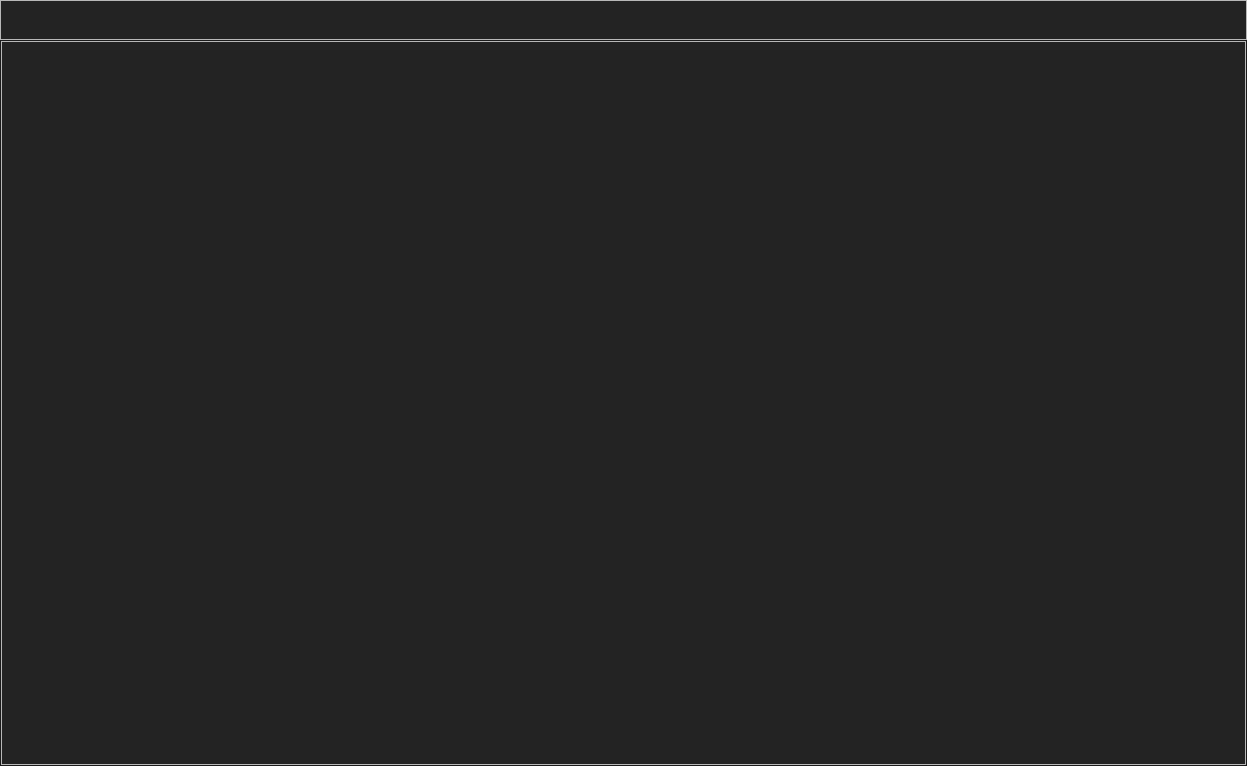
<?xml version="1.0" encoding="UTF-8"?>
<ui version="4.0">
 <class>SqlSettingDialogClass</class>
 <widget class="QDialog" name="SqlSettingDialogClass">
  <property name="geometry">
   <rect>
    <x>0</x>
    <y>0</y>
    <width>1247</width>
    <height>766</height>
   </rect>
  </property>
  <property name="windowTitle">
   <string>SqlSettingDialog</string>
  </property>
  <property name="styleSheet">
   <string notr="true">QDialog#SqlSettingDialogClass{

background: #232323;
}</string>
  </property>
  <layout class="QGridLayout" name="gridLayout_7">
   <property name="leftMargin">
    <number>0</number>
   </property>
   <property name="topMargin">
    <number>0</number>
   </property>
   <property name="rightMargin">
    <number>0</number>
   </property>
   <property name="bottomMargin">
    <number>0</number>
   </property>
   <property name="spacing">
    <number>0</number>
   </property>
   <item row="0" column="0">
    <layout class="QVBoxLayout" name="verticalLayout_2">
     <property name="spacing">
      <number>0</number>
     </property>
     <item>
      <widget class="QFrame" name="frame_title">
       <property name="maximumSize">
        <size>
         <width>16777215</width>
         <height>40</height>
        </size>
       </property>
       <property name="frameShape">
        <enum>QFrame::StyledPanel</enum>
       </property>
       <property name="frameShadow">
        <enum>QFrame::Raised</enum>
       </property>
       <layout class="QGridLayout" name="gridLayout_5">
        <property name="leftMargin">
         <number>0</number>
        </property>
        <property name="topMargin">
         <number>0</number>
        </property>
        <property name="rightMargin">
         <number>0</number>
        </property>
        <property name="bottomMargin">
         <number>0</number>
        </property>
        <property name="spacing">
         <number>0</number>
        </property>
        <item row="0" column="0">
         <layout class="QVBoxLayout" name="verticalLayout">
          <property name="spacing">
           <number>0</number>
          </property>
          <item>
           <widget class="QWidget" name="widget_menu" native="true">
            <property name="minimumSize">
             <size>
              <width>0</width>
              <height>30</height>
             </size>
            </property>
            <property name="maximumSize">
             <size>
              <width>16777215</width>
              <height>30</height>
             </size>
            </property>
            <layout class="QGridLayout" name="gridLayout_4">
             <property name="leftMargin">
              <number>0</number>
             </property>
             <property name="topMargin">
              <number>0</number>
             </property>
             <property name="rightMargin">
              <number>0</number>
             </property>
             <property name="bottomMargin">
              <number>0</number>
             </property>
             <property name="spacing">
              <number>0</number>
             </property>
             <item row="0" column="0">
              <layout class="QHBoxLayout" name="horizontalLayout_menubar">
               <property name="spacing">
                <number>0</number>
               </property>
              </layout>
             </item>
            </layout>
           </widget>
          </item>
         </layout>
        </item>
       </layout>
      </widget>
     </item>
     <item>
      <widget class="QFrame" name="frame_base">
       <property name="styleSheet">
        <string notr="true">QFrame#frame_base{
background: #232323;
}</string>
       </property>
       <property name="frameShape">
        <enum>QFrame::StyledPanel</enum>
       </property>
       <property name="frameShadow">
        <enum>QFrame::Raised</enum>
       </property>
       <property name="lineWidth">
        <number>0</number>
       </property>
       <layout class="QGridLayout" name="gridLayout_6">
        <property name="leftMargin">
         <number>0</number>
        </property>
        <property name="topMargin">
         <number>0</number>
        </property>
        <property name="rightMargin">
         <number>0</number>
        </property>
        <property name="bottomMargin">
         <number>0</number>
        </property>
        <property name="spacing">
         <number>0</number>
        </property>
        <item row="0" column="0">
         <widget class="QFrame" name="frame_sqlshow">
          <property name="frameShape">
           <enum>QFrame::StyledPanel</enum>
          </property>
          <property name="frameShadow">
           <enum>QFrame::Raised</enum>
          </property>
          <layout class="QGridLayout" name="gridLayout_2">
           <property name="leftMargin">
            <number>0</number>
           </property>
           <property name="topMargin">
            <number>0</number>
           </property>
           <property name="rightMargin">
            <number>0</number>
           </property>
           <property name="bottomMargin">
            <number>0</number>
           </property>
           <property name="spacing">
            <number>0</number>
           </property>
           <item row="0" column="0">
            <layout class="QHBoxLayout" name="horizontalLayout_addsqlform">
             <property name="spacing">
              <number>0</number>
             </property>
            </layout>
           </item>
          </layout>
         </widget>
        </item>
       </layout>
      </widget>
     </item>
    </layout>
   </item>
  </layout>
 </widget>
 <layoutdefault spacing="6" margin="11"/>
 <resources>
  <include location="sqlsettingdialog.qrc"/>
 </resources>
 <connections/>
</ui>
